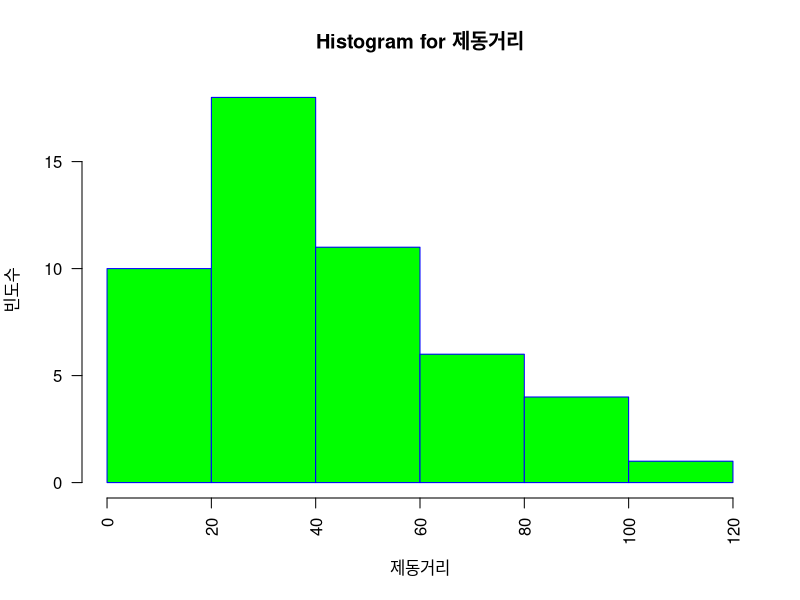
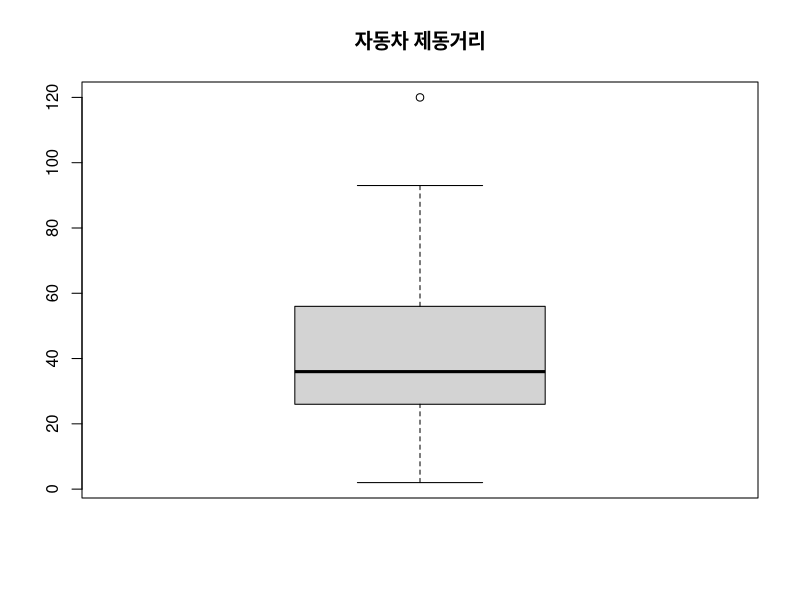
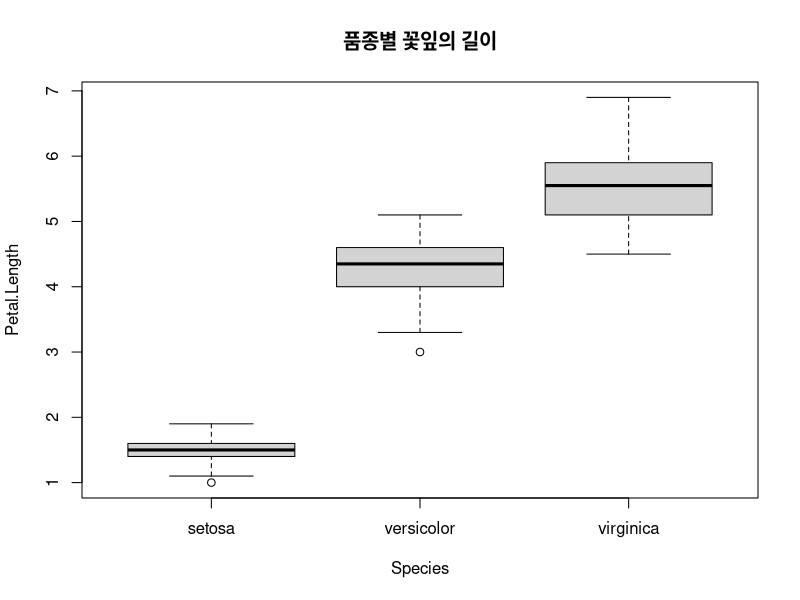
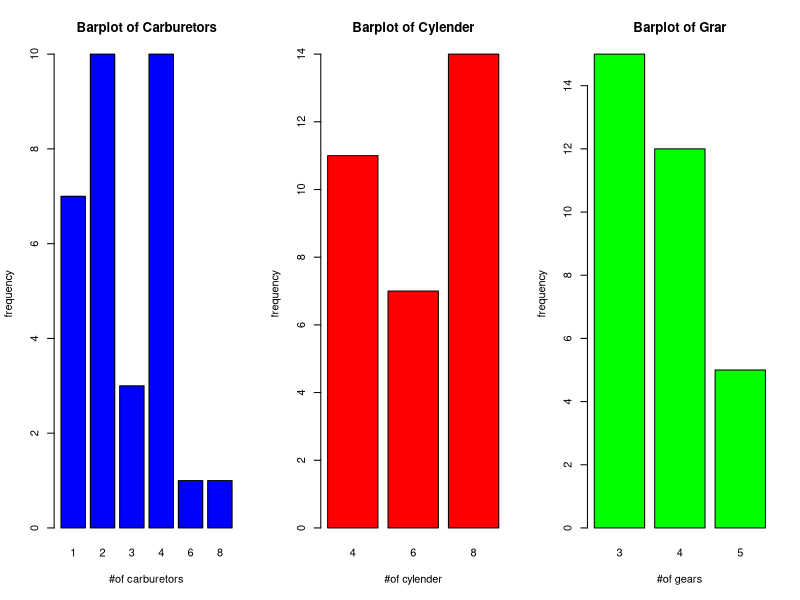
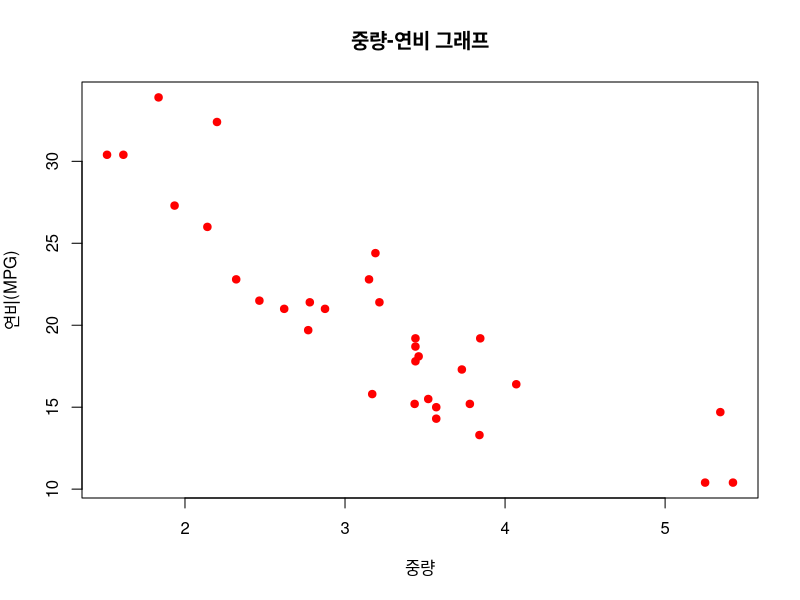
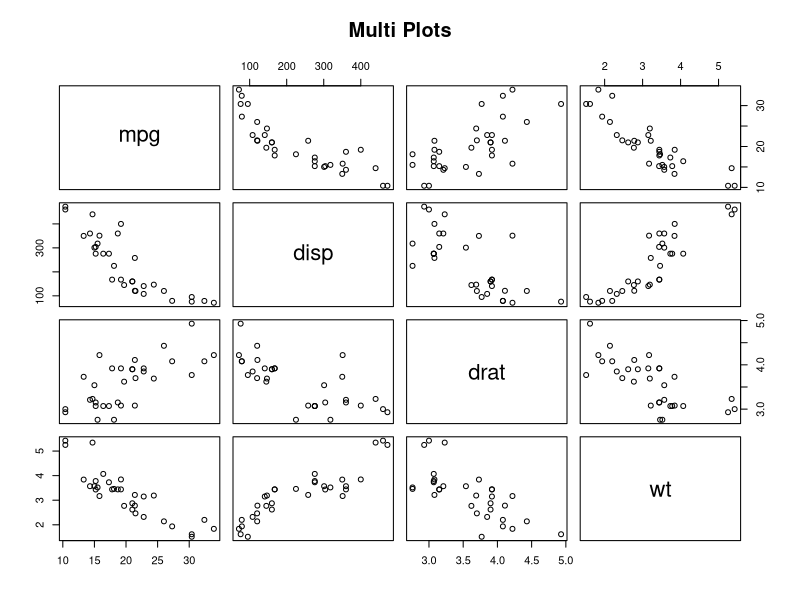
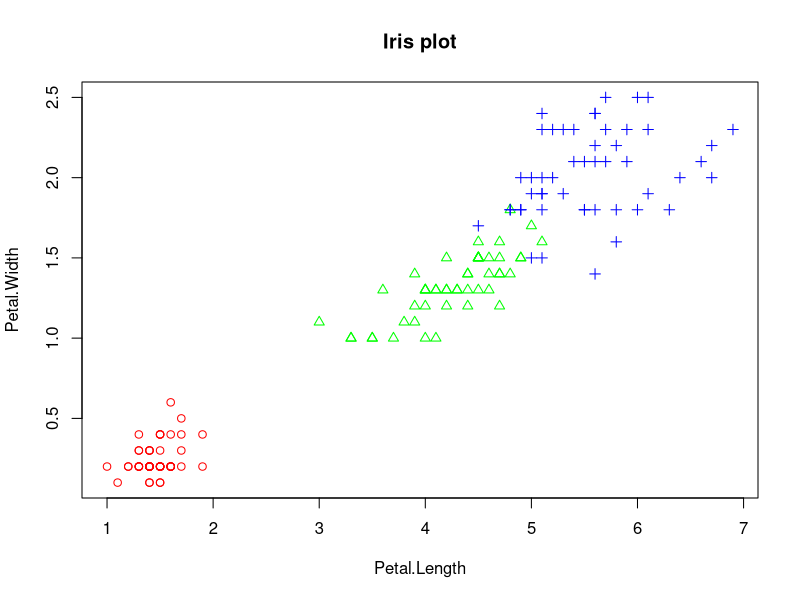
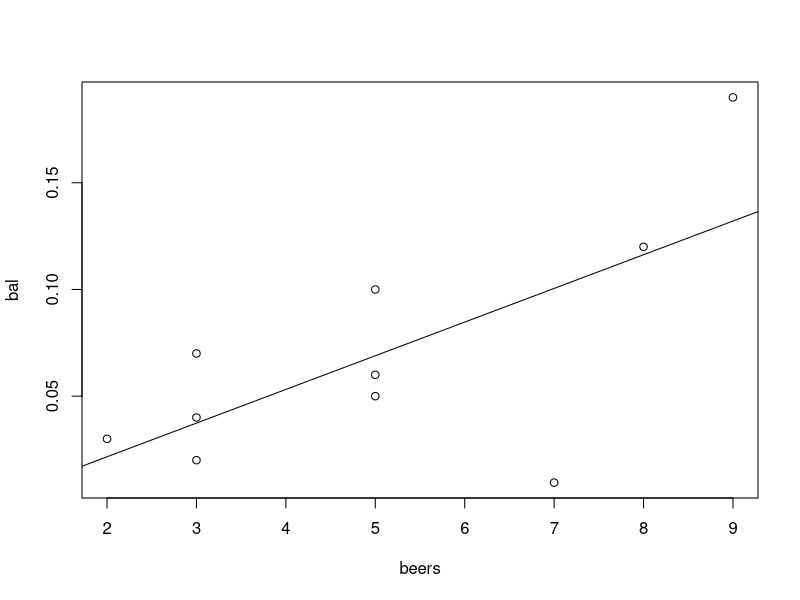

R code for these plots, in order:
mydata <- c(60, 62, 64, 65, 68, 69, 120)
var(mydata) #분산
sd(mydata) #표준편차
range(mydata) #값의 범위
diff(range(mydata)) #최댓값, 최솟값의 차이

#히스트그램. 연속형 자료의 분포를 시각화 할 때 사용. 막대 그래프와 비슷한 모습
dist <- cars[,2 ]
dist
hist(dist, 
     main = "Histogram for 제동거리", 
     xlab = "제동거리",
     ylab = "빈도수",
     border = "blue",
     col = "green",
     las = 2,
     breaks = 5)
#hist (자료, [main : 제목], [xlab : x축 레이블], [ylba : y축 레이블], 
#       [border : 막대 태두리 색], [col : 막대 색], 
#       [las : x축 글씨 방향 : 0~3], [breaks : 막대 개수 조절])

#상자 그림: 사분위수를 시각화하여 그래프 형태로 나타난 것
boxplot(dist, main = "자동차 제동거리")
boxplot.stats(dist)
#s $tats : 최소, 1사분위, 중앙값, 3사분위, 최대값
# $n : 관측 값의 개수
# $conf : 중앙값의 신뢰구간
# $out : 특이 값

boxplot(Petal.Length~Species, data = iris, main="품종별 꽃잎의 길이")

#한화면에 그래프 여러개 그리기
par(mfrow=c(1,3)) # !x3 가상화면 분할
barplot(table(mtcars$carb), main="Barplot of Carburetors", xlab = "#of carburetors", ylab = "frequency", col = "blue")
barplot(table(mtcars$cyl), main="Barplot of Cylender", xlab = "#of cylender", ylab = "frequency", col = "red")
barplot(table(mtcars$gear), main="Barplot of Grar", xlab = "#of gears", ylab = "frequency", col = "green")
par(mfrow=c(1, 1))


#산점도
wt <-mtcars$wt # 중량 자료
wt
mpg <- mtcars$mpg # 연비 자료
mpg


plot(wt, mpg, main="중량-연비 그래프", xlab="중량", ylab="연비(MPG)", col="red", pch=19) #산점도              
# plot(2개 변수(x축, y축), [main : 제목], [xlab : x레이블 명], [ylab : y레이블 명], [col : point의 color], [pch : point의 종류])

#여러 변수들 간의 산점도
vars <- c("mpg","disp","drat","wt") # 대상 변수 
target <- mtcars[,vars]
head(target)
pairs(target,  main="Multi Plots")  # target : 대상 데이터     

#그룹정보가 있는 두 변수의 산점도 : 그룹별로 다른 색과 점의 모양으로 표시 가능함.
iris.2 <- iris[,3:4]# 데이터 준비
point <- as.numeric(iris$Species) # 점의 모양
point 
color <- c("red","green","blue") # 점의 컬러
plot(iris.2, 
     main="Iris plot",
     pch=c(point),
     col=color[point]) 


#상관분석 : 얼마나 선형성을 보이는지 수치상으로 나타낼 수 있는 방법
beers = c(5,2,9,8,3,7,3,5,3,5)               
bal <- c(0.1,0.03,0.19,0.12,0.04,0.0095,0.07, 0.06,0.02,0.05)
tbl <- data.frame(beers,bal) # 데이터프레임 생성
tbl                                
plot(bal~beers,data=tbl) # 산점도 
res <- lm(bal~beers,data=tbl) # 회귀식 도출
abline(res)  # 회귀선 그리기
cor(beers,bal)  # 상관계수 계산
cor(iris[,1:4]) # 4개 변수 간 상관성 분석

#선그래프
month = 1:12
late  = c(5,8,7,9,4,6,12,13,8,6,6,4) 
plot(month,                         
     late,                          
     main="지각생 통계",
     type= "l",
     lty=4,
     lwd=1,
     xlab="Month",
     ylab="Late cnt"
)
#plot(x data, y data, [main : 제목], [type : 그래프의 종류 선택], [lty : 선의 종류], [lwd : 선의 굵기 선택], [col : 선의 색상 지정], [xlab : x축 이름], [ylab : y축 이름])

#복수 선 그래프 작성
month = 1:12
late1  = c(5,8,7,9,4,6,12,13,8,6,6,4)
late2  = c(4,6,5,8,7,8,10,11,6,5,7,3)
plot(month,                               
     late1,                               
     main="Late Students",
     type= "b",
     lty=1,
     col="red",
     xlab="Month ",
     ylab="Late cnt",
     ylim=c(1, 15) # y축 값의 (하한, 상한) (y값의 범위 지정)
)
lines(month,  
      late2,
      type = "b", 
      col = "blue") 




#퀴즈2. iris데이터 중 품종별 꽃잎의 길이를 구하는 코드를 작성하시오.
iris$Petal.Length
iris$Species
tb <- data.frame(iris$Species,iris$Petal.Length)
tb #품종별 꽃입의 길이를 구한 dataframe
boxplot(Petal.Length~Species, data = iris, main="품종별 꽃잎의 길이") #품종별 꽃입의 길이를 나타낸 상자그림

#퀴즈3. mtcars 데이터셋에서 중량과 연비사이의 관계를 볼 수 있는 산점도 그래프를 작성하시오.또한 중량 대비 연비의 회귀선을 도출하는 선을 추가하세요.
wt <-mtcars$wt # 중량 자료
mpg <- mtcars$mpg # 연비 자료
tb <- data.frame(wt, mpg)
plot(wt, mpg, main="중량-연비 그래프", xlab="중량", ylab="연비(MPG)", col="red", pch=19) #산점도              
res <- lm(mpg~wt,data=tbl) # 회귀식 도출
abline(res)  # 회귀선 그리기



